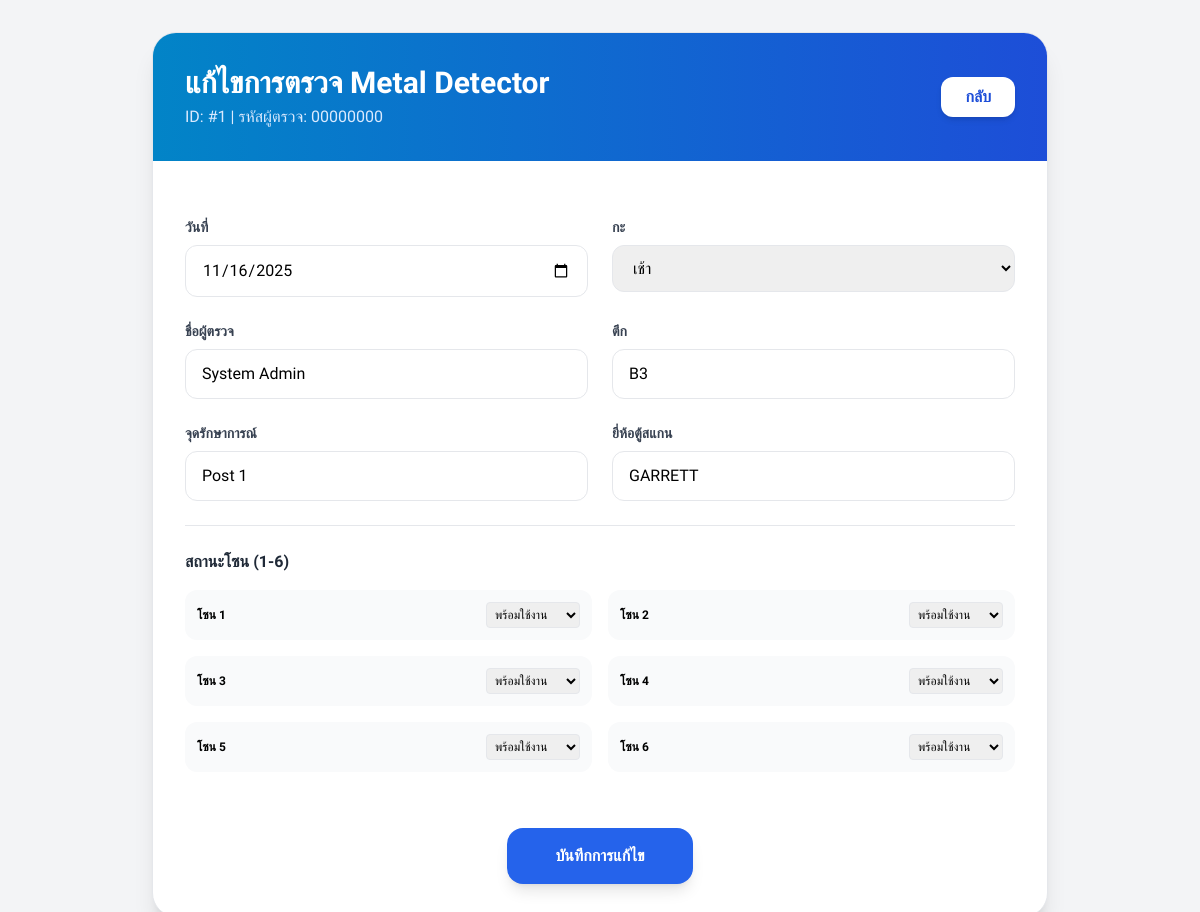
The app's page /edit_metal_detector.php?id=1 (signed in) with its own data.
### tables this page shows
CREATE TABLE `metal_detector_checks` (
  `id` int NOT NULL AUTO_INCREMENT,
  `inspection_date` date NOT NULL,
  `shift` varchar(50) NOT NULL,
  `employee_id` varchar(255) NOT NULL,
  `employee_name` varchar(255) NOT NULL,
  `building` varchar(255) NOT NULL,
  `guard_post` varchar(255) NOT NULL,
  `scanner_brand` varchar(255) NOT NULL,
  `zone1_status` varchar(255) NOT NULL,
  `zone2_status` varchar(255) NOT NULL,
  `zone3_status` varchar(255) NOT NULL,
  `zone4_status` varchar(255) NOT NULL,
  `zone5_status` varchar(255) NOT NULL,
  `zone6_status` varchar(255) NOT NULL,
  `submitted_by_id` int DEFAULT NULL,
  `created_at` timestamp NOT NULL DEFAULT CURRENT_TIMESTAMP,
  `is_deleted` tinyint(1) DEFAULT '0',
  `deleted_by` varchar(100) DEFAULT NULL,
  `deleted_at` datetime DEFAULT NULL,
  `updated_by` varchar(100) DEFAULT NULL,
  `updated_at` datetime DEFAULT NULL,
  PRIMARY KEY (`id`),
  KEY `submitted_by_id` (`submitted_by_id`),
  CONSTRAINT `metal_detector_checks_ibfk_1` FOREIGN KEY (`submitted_by_id`) REFERENCES `users` (`id`) ON DELETE SET NULL
);

### edit_metal_detector.php (the view, shortened to what this page needs)
<?php
require_once "config.php";
$report_id = $_GET['id'] ?? null;
$report = null;
$stmt = $conn->prepare("SELECT * FROM metal_detector_checks WHERE id = ?");
$stmt->bind_param("i", $report_id);
$stmt->execute();
$result = $stmt->get_result();
if ($result->num_rows === 1) {
    $report = $result->fetch_assoc();
} else {
    header("Location: report_page.php?error=not_found");
    exit;
}
?>
<!DOCTYPE html>
<html lang="th">
<head>
    <script src="https://cdn.tailwindcss.com"></script>
</head>
<body class="bg-gray-100 min-h-screen py-8 px-4">
    <div class="max-w-4xl mx-auto">
        <form action="edit_metal_detector.php?id=<?php echo $report_id; ?>" method="POST"
            class="bg-white rounded-3xl shadow-xl overflow-hidden border border-gray-200">
            <header class="bg-gradient-to-r from-sky-600 to-blue-700 text-white p-8 flex justify-between items-center">
                <div>
                    <h1 class="text-3xl font-bold">แก้ไขการตรวจ Metal Detector</h1>
                    <p class="text-blue-100 mt-1">ID: #<?php echo $report_id; ?> | รหัสผู้ตรวจ:
                        <?php echo $report['employee_id']; ?></p>
                </div>
                <a href="report_page.php"
                    class="bg-white text-blue-700 font-bold py-2 px-6 rounded-xl shadow-md">กลับ</a>
            </header>
            <div class="p-8 space-y-6">
                <div class="grid grid-cols-1 md:grid-cols-2 gap-6">
                    <div><label class="block text-sm font-bold text-gray-700 mb-2">วันที่</label><input type="date"
                            name="date" required class="w-full px-4 py-3 rounded-xl border"
                            value="<?php echo $report['inspection_date']; ?>"></div>
                    <div><label class="block text-sm font-bold text-gray-700 mb-2">กะ</label><select name="shift"
                            class="w-full px-4 py-3 rounded-xl border">
                            <option value="เช้า" <?php echo $report['shift'] == 'เช้า' ? 'selected' : ''; ?>>เช้า</option>
                        </select></div>
                    <div><label class="block text-sm font-bold text-gray-700 mb-2">ชื่อผู้ตรวจ</label><input type="text"
                            name="employee_name" required class="w-full px-4 py-3 rounded-xl border"
                            value="<?php echo htmlspecialchars($report['employee_name']); ?>"></div>
                    <div><label class="block text-sm font-bold text-gray-700 mb-2">ตึก</label><input type="text"
                            name="building" required class="w-full px-4 py-3 rounded-xl border"
                            value="<?php echo htmlspecialchars($report['building']); ?>"></div>
                    <div><label class="block text-sm font-bold text-gray-700 mb-2">จุดรักษาการณ์</label><input
                            type="text" name="guard_post" required class="w-full px-4 py-3 rounded-xl border"
                            value="<?php echo htmlspecialchars($report['guard_post']); ?>"></div>
                    <div><label class="block text-sm font-bold text-gray-700 mb-2">ยี่ห้อตู้สแกน</label><input
                            type="text" name="scanner_brand" required class="w-full px-4 py-3 rounded-xl border"
                            value="<?php echo htmlspecialchars($report['scanner_brand']); ?>"></div>
                </div>
                <div class="space-y-4 pt-6 border-t">
                    <h3 class="font-bold text-gray-800">สถานะโซน (1-6)</h3>
                    <div class="grid grid-cols-1 sm:grid-cols-2 gap-4">
                        <?php for ($i = 1; $i <= 6; $i++):
                            $field = "zone{$i}_status"; ?>
                            <div class="flex items-center justify-between p-3 bg-gray-50 rounded-xl">
                                <span class="text-xs font-bold">โซน <?php echo $i; ?></span>
                                <select name="<?php echo $field; ?>" class="text-xs border rounded p-1">
                                    <option value="พร้อมใช้งาน" <?php echo $report[$field] == 'พร้อมใช้งาน' ? 'selected' : ''; ?>>พร้อมใช้งาน</option>
                                </select>
                            </div>
                        <?php endfor; ?>
                    </div>
                </div>
                <div class="pt-8 text-center">
                    <button type="submit"
                        class="bg-blue-600 text-white font-bold py-4 px-12 rounded-2xl hover:bg-blue-700 shadow-lg transition">บันทึกการแก้ไข</button>
                </div>
            </div>
        </form>
    </div>
</body>
</html>

### edit_metal_detector.php (style rules this page uses)
body { font-family: 'Sarabun', sans-serif; }

### records on screen
metal_detector_checks: employee "00000000", date "11/16/2025", shift "เช้า", employee_name "System Admin", building "B3", guard_post "Post 1", scanner_brand "GARRETT", zone1_status "พร้อมใช้งาน", zone2_status "พร้อมใช้งาน", zone3_status "พร้อมใช้งาน", zone4_status "พร้อมใช้งาน", zone5_status "พร้อมใช้งาน", zone6_status "พร้อมใช้งาน"

### other values on screen
$report_id "1"
